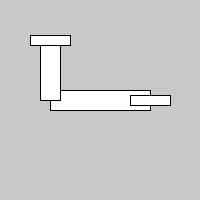
Frame 1 (no input)
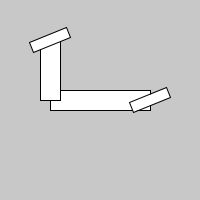
Frame 60 (the mouse pressed at the canvas centre just before this capture)
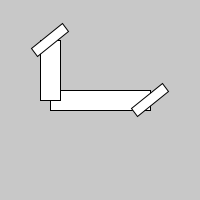
Frame 120 (the mouse held since frame 60 and released just before this capture)

The Processing sketch that drew these frames (run headless with seeded random() and noise(); from frame 60 on, the mouse is pressed at the canvas centre):

// Processing sketch: Aufgabe_3
// ── Aufgabe_3.pde
float a1 = 0;
float a2 = 0;

void setup() {
  size(200, 200);
  
  rectMode(CENTER);
}

void draw() {
  background(200);
  
  translate(width/2, height/2);
  rotate(a1);
  pushMatrix();
  
  rect(0, 0, 100, 20);
  rect(-50, -30, 20, 60);
    
  translate(50, 0);
  rotate(a2);
  rect(0, 0, 40, 10);
  
  popMatrix();
  
  translate(-50, -60);
  rotate(a2);
  rect(0, 0, 40, 10);
  
  
  a2 += 0.1;
}

void keyPressed() {
  if (keyCode == RIGHT) {
    a1 += 0.1;
  }
  if (keyCode == LEFT) {
    a1 -= 0.1;
  }
}
